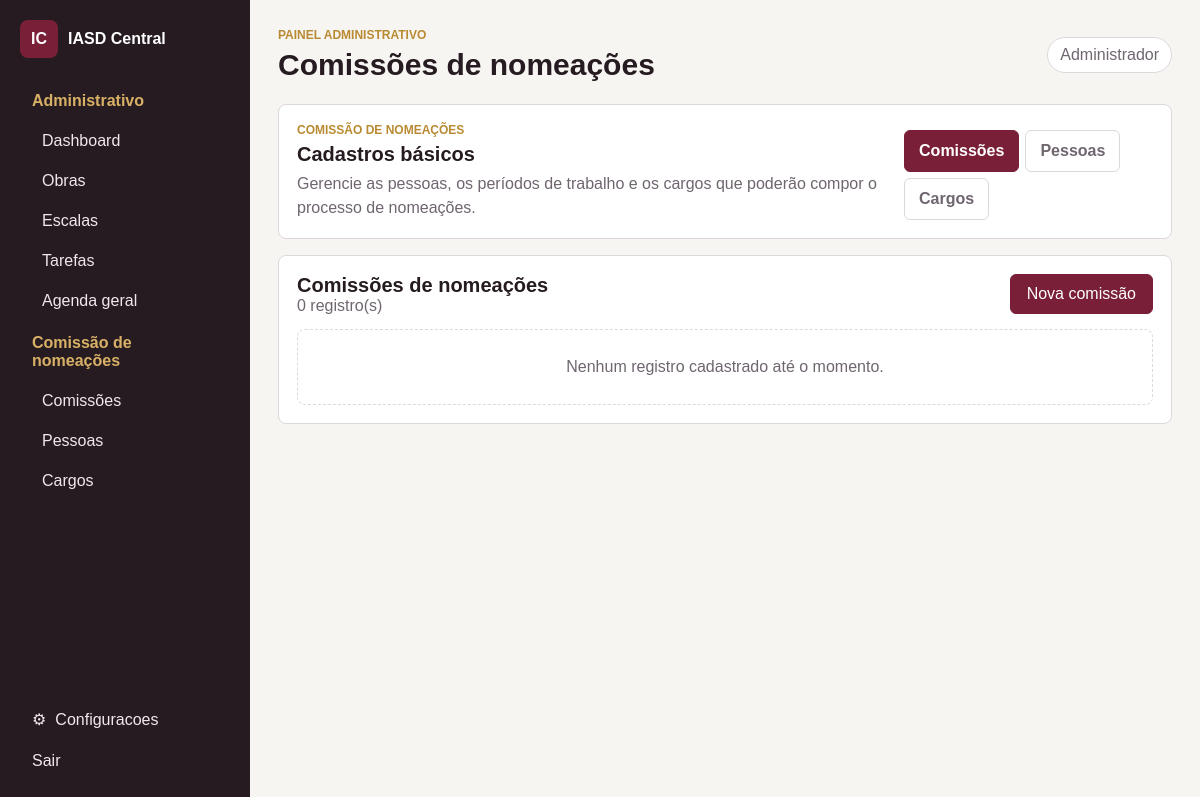
The page /comissao/comissoes (signed in) on the database its author committed.
### tables this page shows
CREATE TABLE IF NOT EXISTS menus (
  id INT(11) UNSIGNED NOT NULL,
  id_menu_pai INT(11) UNSIGNED NULL DEFAULT NULL,
  nome VARCHAR(120) NOT NULL,
  descricao VARCHAR(255) NULL DEFAULT NULL,
  rota VARCHAR(255) NOT NULL DEFAULT '',
  icone VARCHAR(80) NULL DEFAULT NULL,
  ordem INT(11) NOT NULL DEFAULT 0,
  status ENUM('Ativo','Inativo') NOT NULL DEFAULT 'Ativo',
  tipo ENUM('Separador','Tela') NOT NULL DEFAULT 'Tela',
  nivel VARCHAR(40) NULL DEFAULT NULL,
  chave_permissao VARCHAR(80) NULL DEFAULT NULL,
  created_at TIMESTAMP NULL DEFAULT NULL,
  updated_at TIMESTAMP NULL DEFAULT NULL,
  PRIMARY KEY (id),
  KEY menus_id_menu_pai_index (id_menu_pai),
  KEY menus_status_ordem_index (status, ordem),
  CONSTRAINT menus_id_menu_pai_foreign FOREIGN KEY (id_menu_pai) REFERENCES menus(id) ON DELETE SET NULL
);

CREATE TABLE IF NOT EXISTS users (
  id BIGINT UNSIGNED NOT NULL AUTO_INCREMENT,
  name VARCHAR(160) NOT NULL,
  username VARCHAR(80) NOT NULL,
  password VARCHAR(255) NOT NULL,
  status ENUM('Ativo','Inativo') NOT NULL DEFAULT 'Ativo',
  created_at TIMESTAMP NULL DEFAULT NULL,
  updated_at TIMESTAMP NULL DEFAULT NULL,
  PRIMARY KEY (id),
  UNIQUE KEY users_username_unique (username)
);

### app/Http/Web/ComissaoController.php (called while the page is built, shortened)
<?php
final class ComissaoController
{
    public function commissions(Request $request): void
    {
        $this->render('comissoes');
    }
    private function render(string $section, ?array $editing = null): void
    {
        $user = Auth::requireLogin();
        $repository = new ComissaoRepository();
        $records = match ($section) {
            'pessoas' => $repository->people(),
            'cargos' => $repository->offices(),
            default => $repository->commissions(),
        };
        View::render('modules/comissao/index', [
            'title' => match ($section) {
                'pessoas' => 'Pessoas da comissão',
                'cargos' => 'Cargos da igreja',
                default => 'Comissões de nomeações',
            },
            'user' => $user,
            'menus' => (new MenuRepository())->activeTreeForUser((int) $user['id']),
            'section' => $section,
            'records' => $records,
            'editing' => $editing,
        ]);
    }
}

### public/index.php (called while the page is built, shortened)
<?php
$privatePathCandidates = array_filter([
    getenv('APP_PRIVATE_PATH') ?: null,
    dirname(__DIR__),
    dirname(__DIR__) . '/appiasdaraxa',
    dirname(dirname(__DIR__)) . '/appiasdaraxa',
    '/appiasdaraxa',
]);
$privatePath = null;
foreach ($privatePathCandidates as $candidate) {
    $candidate = rtrim((string) $candidate, '/');
    if (is_file($candidate . '/bootstrap.php')) {
        $privatePath = $candidate;
        break;
    }
}
$app = require $privatePath . '/bootstrap.php';
$router = $app['router'];
$router->dispatch(new IasdCentral\Core\Request());

### bootstrap.php (called while the page is built, shortened)
<?php
spl_autoload_register(function (string $class): void {
    $prefix = 'IasdCentral\\';
    $relative = str_replace('\\', '/', substr($class, strlen($prefix)));
    $path = APP_BASE_PATH . '/app/' . $relative . '.php';
});
require_once APP_BASE_PATH . '/app/Support/helpers.php';
$config = require APP_BASE_PATH . '/config/app.php';
return [
    'router' => new Router(),
    'auth' => new Auth(),
];

### app/Core/Database.php (called while the page is built, shortened)
<?php
final class Database
{
    private static array $config = [];
    private static ?PDO $pdo = null;
    public static function configure(array $config): void
    {
        self::$config = $config;
    }
    public static function pdo(): PDO
    {
        if (self::$pdo instanceof PDO) {
            return self::$pdo;
        }
        $dsn = sprintf(
            'mysql:host=%s;port=%d;dbname=%s;charset=%s',
            self::$config['host'] ?? '127.0.0.1',
            (int) (self::$config['port'] ?? 3306),
            self::$config['name'] ?? '',
            self::$config['charset'] ?? 'utf8mb4'
        );
        self::$pdo = new PDO($dsn, (string) (self::$config['user'] ?? ''), (string) (self::$config['password'] ?? ''), [
            PDO::ATTR_ERRMODE => PDO::ERRMODE_EXCEPTION,
            PDO::ATTR_DEFAULT_FETCH_MODE => PDO::FETCH_ASSOC,
            PDO::ATTR_EMULATE_PREPARES => false,
        ]);
        return self::$pdo;
    }
}

### app/Repositories/BaseRepository.php (called while the page is built, shortened)
<?php
abstract class BaseRepository
{
    protected function db(): PDO
    {
        return Database::pdo();
    }
    protected function fetch(string $sql, array $params = []): ?array
    {
        $stmt = $this->db()->prepare($sql);
        $stmt->execute($params);
        $row = $stmt->fetch();
        return $row ?: null;
    }
    protected function fetchAll(string $sql, array $params = []): array
    {
        $stmt = $this->db()->prepare($sql);
        $stmt->execute($params);
        return $stmt->fetchAll() ?: [];
    }
}

### app/Repositories/SettingsRepository.php (called while the page is built, shortened)
<?php
final class SettingsRepository extends BaseRepository
{
    public function all(): array
    {
        $rows = $this->fetchAll('SELECT setting_key, setting_value FROM app_settings');
        $settings = self::DEFAULTS;
        foreach ($rows as $row) $settings[$row['setting_key']] = (string) $row['setting_value'];
        return $settings;
    }
}

### app/Support/helpers.php (called while the page is built, shortened)
<?php
function e(mixed $value): string
{
    return htmlspecialchars((string) $value, ENT_QUOTES, 'UTF-8');
}
function url(string $path = ''): string
{
    $base = rtrim((string) Config::get('app_url', ''), '/');
    $path = '/' . ltrim($path, '/');
    return $base . ($path === '/' ? '' : $path);
}
function asset(string $path): string
{
    $assetPath = rtrim((string) Config::get('asset_path', '/assets'), '/');
    return url($assetPath . '/' . ltrim($path, '/'));
}

### app/Core/Config.php (called while the page is built, shortened)
<?php
final class Config
{
    private static array $items = [];
    public static function load(array $items): void
    {
        self::$items = $items;
    }
    public static function get(string $key, mixed $default = null): mixed
    {
        $value = self::$items;
        foreach (explode('.', $key) as $segment) {
            $value = $value[$segment];
        }
        return $value;
    }
}

### app/Core/Auth.php (called while the page is built, shortened)
<?php
final class Auth
{
    public function user(): ?array
    {
        $id = (int) ($_SESSION['user_id'] ?? 0);
        return $id > 0 ? (new UserRepository())->find($id) : null;
    }
    public static function requireLogin(): array
    {
        $user = (new self())->user();
        return $user;
    }
}

### app/Repositories/UserRepository.php (called while the page is built, shortened)
<?php
final class UserRepository extends BaseRepository
{
    public function find(int $id): ?array
    {
        return $this->fetch('SELECT user.*, (SELECT role_id FROM user_roles WHERE user_id = user.id LIMIT 1) role_id FROM users user WHERE user.id = :id LIMIT 1', ['id' => $id]);
    }
}

### app/Repositories/MenuRepository.php (called while the page is built, shortened)
<?php
final class MenuRepository extends BaseRepository
{
    public function activeForUser(int $userId): array
    {
        $items = array_values(array_filter($this->items(), static fn (array $item): bool => $item['status'] === 'Ativo'));
        $allowedIds = $this->allowedMenuIds($userId);
        if ($allowedIds === ['*']) {
            return $this->sort($items);
        }
        return $this->sort(array_values(array_filter($items, static fn (array $item): bool => in_array((int) $item['id'], $allowedIds, true))));
    }
    public function activeTreeForUser(int $userId): array
    {
        return $this->tree($this->activeForUser($userId));
    }
    public function tree(array $items): array
    {
        $byParent = [];
        foreach ($items as $item) {
            $parent = $item['id_menu_pai'] === null ? 0 : (int) $item['id_menu_pai'];
            $byParent[$parent][] = $item;
        }
        $build = function (int $parentId) use (&$build, &$byParent): array {
            $children = $byParent[$parentId] ?? [];
            $children = $this->sort($children);
            return array_map(function (array $child) use ($build): array {
                $child['children'] = $build((int) $child['id']);
                return $child;
            }, $children);
        };
        return $build(0);
    }
    public function items(): array
    {
        return $this->items = $this->fetchAll(
            'SELECT id, id_menu_pai, nome, descricao, rota, icone, ordem, status, tipo, nivel, chave_permissao
             FROM menus
             ORDER BY ordem, id'
        );
    }
    private function allowedMenuIds(int $userId): array
    {
        $isAdmin = $this->fetch(
            "SELECT 1
             FROM user_roles ur
             INNER JOIN roles r ON r.id = ur.role_id
             WHERE ur.user_id = :user_id AND r.slug = 'admin' AND r.status = 'Ativo'
             LIMIT 1",
            ['user_id' => $userId]
        );
        if ($isAdmin) {
            return ['*'];
        }
        $rows = $this->fetchAll(
            "SELECT DISTINCT a.menu_id
             FROM access_rules a
             INNER JOIN user_roles ur ON ur.role_id = a.role_id
             WHERE ur.user_id = :user_id
               AND a.type = 'visualizar'
               AND a.status = 'Ativo'",
            ['user_id' => $userId]
        );
        return array_map('intval', array_column($rows, 'menu_id'));
    }
    private function sort(array $items): array
    {
        usort($items, static fn (array $a, array $b): int => ((int) $a['ordem'] <=> (int) $b['ordem']) ?: ((int) $a['id'] <=> (int) $b['id']));
        return $items;
    }
}

### app/Repositories/ComissaoRepository.php (called while the page is built, shortened)
<?php
final class ComissaoRepository extends BaseRepository
{
    public function commissions(): array
    {
        return $this->fetchAll('SELECT * FROM com_comissoes ORDER BY data_inicio DESC, nome, id');
    }
}

### resources/views/layouts/app.php (the view, shortened to what this page needs)
<?php
$user = $user ?? null;
$menus = $menus ?? [];
$templateSettings = (new SettingsRepository())->all();
$fontFamilies = ['Arial' => 'Arial, Helvetica, sans-serif', 'Inter' => 'Inter, Arial, sans-serif', 'Georgia' => 'Georgia, serif', 'System' => 'system-ui, sans-serif'];
$templateFont = $fontFamilies[$templateSettings['font_family']] ?? $fontFamilies['Arial'];
?>
<!doctype html>
<html lang="<?= e($templateSettings['language']) ?>">
<head>
    <link rel="stylesheet" href="<?= asset('css/app.css') ?>">
</head>
<body class="admin-body density-<?= e($templateSettings['layout_density']) ?> theme-<?= e($templateSettings['theme_mode']) ?>" style="--brand: <?= e($templateSettings['brand_color']) ?>; --sidebar-bg: <?= e($templateSettings['sidebar_color']) ?>; --sidebar-width: <?= e($templateSettings['sidebar_width']) ?>px; --app-font: <?= e($templateFont) ?>;">
<aside class="sidebar" id="sidebar">
    <a class="brand" href="<?= url($user ? '/dashboard' : '/') ?>"><span>IC</span><strong>IASD Central</strong></a>
    <nav>
        <?php foreach ($menus as $item): ?>
            <?php if (($item['tipo'] ?? '') === 'Tela'): ?>
                <a href="<?= url((string) $item['rota']) ?>"><?= e($item['nome']) ?></a>
            <?php else: ?>
                <div class="nav-group">
                    <span><?= e($item['nome']) ?></span>
                    <?php foreach (($item['children'] ?? []) as $child): ?>
                        <a href="<?= url((string) $child['rota']) ?>"><?= e($child['nome']) ?></a>
                    <?php endforeach; ?>
                </div>
            <?php endif; ?>
        <?php endforeach; ?>
    </nav>
    <div class="sidebar-footer">
        <?php if ($user): ?>
            <a class="settings-link" href="<?= url('/configuracoes') ?>"><span aria-hidden="true">&#9881;</span> Configuracoes</a>
            <form method="post" action="<?= url('/logout') ?>"><?= Csrf::field() ?><button class="link-button">Sair</button></form>
        <?php else: ?>
            <a class="settings-link" href="<?= url('/') ?>">Voltar ao site</a>
        <?php endif; ?>
    </div>
</aside>
<main class="main">
    <header class="topbar">
        <div>
            <span class="eyebrow">Painel administrativo</span>
            <h1><?= e($title ?? 'Painel') ?></h1>
        </div>
        <span class="user-chip"><?= e($user['name'] ?? 'Acesso direto') ?></span>
    </header>
    <?= $content ?>
</main>
</body>
</html>

### app/Core/Router.php (shortened to what this page needs)
<?php
final class Router
{
    private array $routes = [];
    private function add(string $method, string $path, array $handler): void
    {
        $pattern = preg_replace('/\{([a-zA-Z_][a-zA-Z0-9_]*)}/', '(?P<$1>[0-9]+)', '/' . trim($path, '/'));
        $this->routes[] = [$method, '#^' . $pattern . '$#', $handler];
    }
    public function dispatch(Request $request): void
    {
        foreach ($this->routes as [$method, $pattern, $handler]) {
            if ($method !== $request->method() || !preg_match($pattern, $request->path(), $matches)) {
                continue;
            }
            $params = array_filter($matches, 'is_string', ARRAY_FILTER_USE_KEY);
            [$class, $action] = $handler;
            (new $class())->$action($request, ...array_values($params));
            return;
        }
    }
}

### public/assets/css/app.css (style rules this page uses)
:root { --bg: #f7f5f2; --panel: #ffffff; --text: #251b20; --muted: #6f6670; --line: #ded7dc; --brand: #7a1f38; --brand-dark: #4b1223; --brand-soft: #f3e4e9; --gold: #b88a32; --green: #2f6d54; --danger: #a22b22; --ok: #1e7a54; --radius: 8px; --sidebar-bg: #251b20; --sidebar-width: 250px; --app-font: Arial, Helvetica, sans-serif; }
* { box-sizing: border-box; }
html { scroll-behavior: smooth; }
body { margin: 0; font-family: var(--app-font); color: var(--text); background: var(--bg); }
a { color: inherit; text-decoration: none; }
button, input, select, textarea { font: inherit; }
.eyebrow { display: block; color: var(--gold); font-size: 12px; font-weight: 700; text-transform: uppercase; letter-spacing: 0; margin-bottom: 6px; }
.public-brand, .brand { display: inline-flex; align-items: center; gap: 10px; font-weight: 700; }
.public-brand span, .brand span { display: inline-grid; place-items: center; width: 38px; height: 38px; border-radius: 8px; background: var(--brand); color: #fff; }
.admin-body { min-height: 100vh; background: var(--bg); }
.sidebar { position: fixed; inset: 0 auto 0 0; width: var(--sidebar-width); background: var(--sidebar-bg); color: #fff; padding: 20px; display: flex; flex-direction: column; gap: 24px; }
.sidebar nav { display: grid; gap: 4px; }
.sidebar nav a, .link-button, .nav-group > span { color: #f1e8ed; padding: 10px 12px; border-radius: 6px; background: transparent; border: 0; text-align: left; cursor: pointer; }
.nav-group { display: grid; gap: 2px; }
.nav-group > span { color: #d9b166; font-weight: 700; cursor: default; }
.nav-group a { margin-left: 10px; }
.sidebar-footer { display: grid; gap: 3px; margin-top: auto; }
.sidebar-footer form { margin: 0; }
.settings-link { display: flex; align-items: center; gap: 9px; padding: 10px 12px; border-radius: 6px; color: #f1e8ed; }
.main { margin-left: var(--sidebar-width); padding: 28px; }
.topbar { display: flex; align-items: center; justify-content: space-between; gap: 18px; margin-bottom: 22px; }
.topbar h1 { margin: 0; font-size: 30px; }
.user-chip { padding: 8px 12px; border: 1px solid var(--line); border-radius: 999px; background: #fff; color: var(--muted); }

### rows shown on the page
menus: nome "Administrativo"
menus: nome "Dashboard"
menus: nome "Obras"
menus: nome "Escalas"
menus: nome "Tarefas"
menus: nome "Agenda geral"
menus: nome "Comissão de nomeações"
menus: nome "Comissões"
menus: nome "Pessoas"
menus: nome "Cargos"
users: name "Administrador"

### other values the page prints
count($records) "0"
